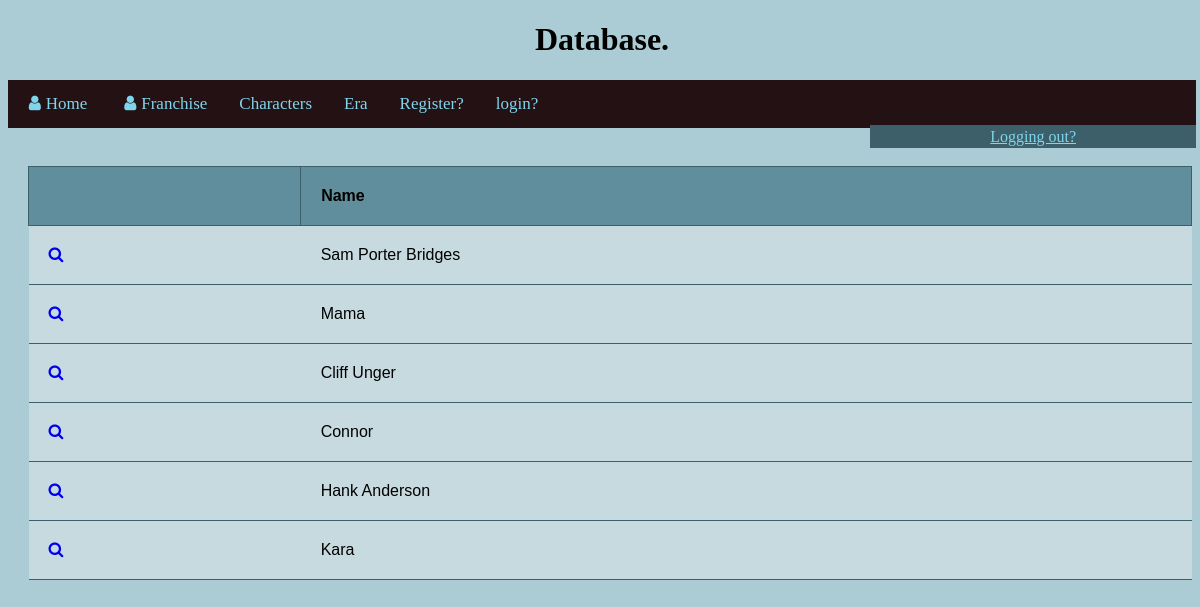
Screenshot of /characters (signed in) with the database file from the repository.
### tables this page shows
CREATE TABLE characters (id INTEGER PRIMARY KEY AUTOINCREMENT NOT NULL, name TEXT (30) NOT NULL, "franchise - id" INTEGER NOT NULL REFERENCES franchise (id), description TEXT (300));

### flask_commands.py (the view)
@app.route("/characters")
def characters():
    if 'username' in session:
        cursor = get_db().cursor()
        sql = ("SELECT * FROM characters")
        cursor.execute(sql)
        results = cursor.fetchall()
    else:
        flash('Login first!')
        return redirect(url_for('login'))
    return render_template("characters.html", results=results)

### flask_commands.py (called while the page is built)
def get_db():
    db = getattr(g, '_database', None)
    if db is None:
        db = g._database = sqlite3.connect(DATABASE)
    return db

@app.teardown_appcontext
def close_connection(exception):
    db = getattr(g, '_database', None)
    if db is not None:
        db.close()

### templates/characters.html
{% extends "layout.html" %}
{% block body %}
<table>
    <tr>
        <th> </th>
        <th>Name</th>
    </tr>
    {% for item in results %}
    <tr>
        <td><a href="{{ url_for('details_characters', id=item[0]) }}"><i class="fa fa-search"></i></a></td>
        <td>{{ item[1] }}</td>
    </tr>
    {% endfor %}
</table>
{% endblock %}

### static/styles.css (style rules this page uses)
table { margin: 20px; font-family: sans-serif, Arial, Helvetica; border-collapse: collapse; width: 98%; }
th { border: 1px solid #3c5f69; background: #608e9c; padding-top: 20px; }
td { border-bottom: 1px solid #3c5f69; }
td, th { padding: 20px; text-align: left; }
tr:nth-child(even) { background-color: #c7dadf; }
tr:nth-child(odd) { background-color: #c7dadf; }
body { width: 99%; text-align: center; background-color: #abccd4; }
* { box-sizing: border-box; }

### rows the page displays
characters: name "Sam Porter Bridges"
characters: name "Mama"
characters: name "Cliff Unger"
characters: name "Connor"
characters: name "Hank Anderson"
characters: name "Kara"
